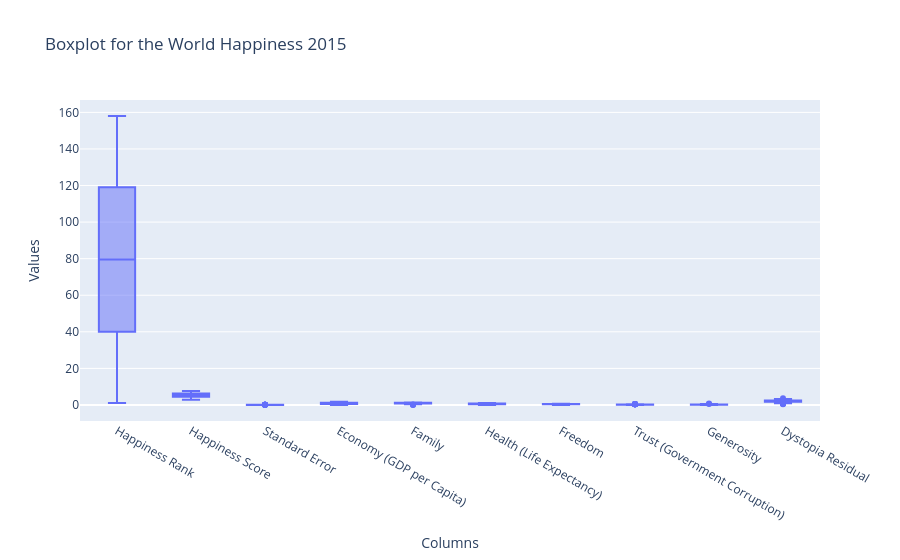

Notebook code cell kept with this figure:
### Code cell
selected_columns = [
    'Happiness Rank', 
    'Happiness Score', 
    'Standard Error', 
    'Economy (GDP per Capita)', 
    'Family', 
    'Health (Life Expectancy)', 
    'Freedom', 
    'Trust (Government Corruption)', 
    'Generosity', 
    'Dystopia Residual'
]

# Create a boxplot using Plotly for the selected columns
fig = px.box(df_15, 
             y=selected_columns, 
             title='Boxplot for the World Happiness 2015')

fig.update_layout(
    yaxis_title='Values',
    xaxis_title='Columns',
)

fig.show()

### Figure 1 — Plotly figure (JSON) as saved in the notebook; plotly's stock layout.template omitted (floating-point values rounded to 4 significant figures; data arrays with more than 128 entries replaced by an {"elided": "..."} marker saying what was removed)
{"data": [{"alignmentgroup": "True", "hovertemplate": "variable=%{x}<br>value=%{y}<extra></extra>", "legendgroup": "", "marker": {"color": "#636efa"}, "name": "", "notched": false, "offsetgroup": "", "orientation": "v", "showlegend": false, "type": "box", "x": {"elided": "1580 str values"}, "x0": " ", "xaxis": "x", "y": {"elided": "1580 float values"}, "y0": " ", "yaxis": "y"}], "layout": {"boxmode": "group", "legend": {"tracegroupgap": 0}, "title": {"text": "Boxplot for the World Happiness 2015"}, "xaxis": {"anchor": "y", "domain": [0, 1], "title": {"text": "Columns"}}, "yaxis": {"anchor": "x", "domain": [0, 1], "title": {"text": "Values"}}}}
